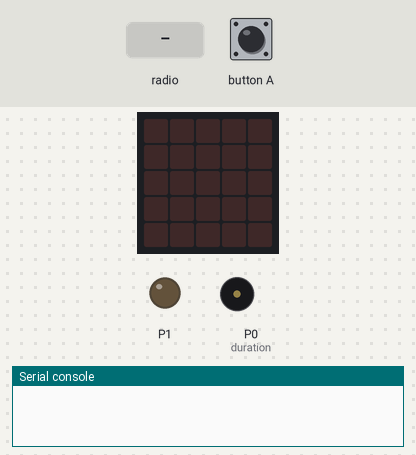
The program below on a simulated BBC micro:bit running MicroPython. On the bench: the board's 5×5 LED display, output pins drawn as LEDs (lit = HIGH), buzzer (waves = sounding), the last lines printed to the serial console. The inputs (shaded band) are chosen by the test bench. The interpreter's speed is modelled, so counts of loop turns are approximate; library files of the repository ran but are not shown: songs.py.

Above: at 1.2 s.
1.3 s: radio message "1" arrives
At 2.7 s:
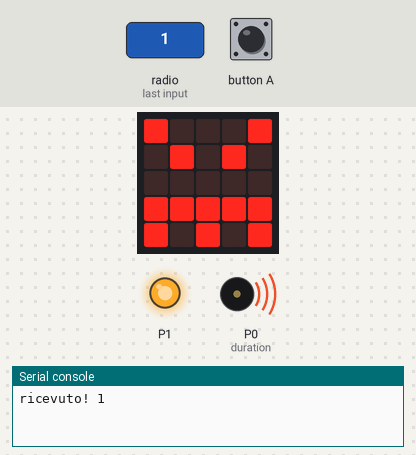
At 4.4 s:
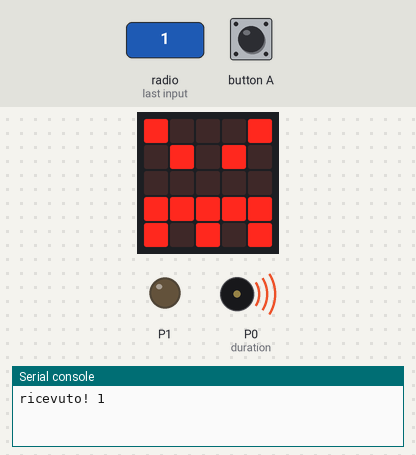
Timing chart, 0 to 10.3 s (numbered marks = the images above; inputs shaded):
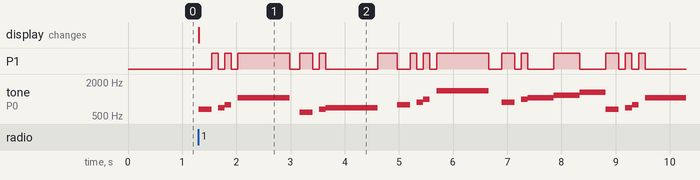

Measured:
- after the input at 1.3 s, P1: LOW → HIGH after 0.24 s, → LOW 0.12 s later, → HIGH 0.12 s later, → LOW 0.12 s later, … (30 changes in this stretch); tone on P0 (duration): plays 659 Hz for 0.24 s, 698 Hz for 0.12 s, 784 Hz for 0.12 s, 1046 Hz for 0.96 s, 587 Hz for 0.24 s, 659 Hz for 0.12 s … (20 notes in this stretch), starting at once

The program:

musicAndLight.py
```python
import radio

from rtttl import RTTTL
import songs

import music

from microbit import *

flag = 0
def suona(freq, msec, pin):
    global flag
    if flag == 0:
        flag = 1
    else:
        flag = 0
    music.pitch(int(freq), int(msec))
    pin.write_digital(flag)


from microbit import display, Image, button_a, sleep

radio.config(group = 1)

while True:
    incoming = radio.receive()
    if incoming == str(1):
        display.show(Image.ANGRY)
        print('ricevuto!', 1)
        tune = RTTTL(songs.find('Indiana'))
        for freq, msec in tune.notes():
            suona(freq, msec, pin1)

    if incoming == str(2):
        display.show(Image.GHOST)
        print('ricevuto!', 2)
        tune = RTTTL(songs.find('TopGun'))
        for freq, msec in tune.notes():
            suona(freq, msec, pin2)

    if incoming == str(3):
        display.show(Image.SKULL)
        print('ricevuto!', 3)
        tune = RTTTL(songs.find('StarWars'))
        for freq, msec in tune.notes():
            suona(freq, msec, pin1)
```

rtttl.py
```python
#!/usr/bin/env python3
#
# You can find a description of RTTTL here: https://en.wikipedia.org/wiki/Ring_Tone_Transfer_Language

NOTE = [
    440.0,	# A
    493.9,	# B or H
    261.6,	# C
    293.7,	# D
    329.6,	# E
    349.2,  # F
    392.0,	# G
    0.0,    # pad

    466.2,	# A#
    0.0,
    277.2,	# C#
    311.1,	# D#
    0.0,
    370.0,	# F#
    415.3,	# G#
    0.0,
]

class RTTTL:

    def __init__(self, tune):
        tune_pieces = tune.split(':')
        if len(tune_pieces) != 3:
            raise ValueError('tune should contain exactly 2 colons')
        self.tune = tune_pieces[2]
        self.tune_idx = 0
        self.parse_defaults(tune_pieces[1])

    def parse_defaults(self, defaults):
        # Example: d=4,o=5,b=140
        val = 0
        id = ' '
        for char in defaults:
            char = char.lower()
            if char.isdigit():
                val *= 10
                val += ord(char) - ord('0')
                if id == 'o':
                    self.default_octave = val
                elif id == 'd':
                    self.default_duration = val
                elif id == 'b':
                    self.bpm = val
            elif char.isalpha():
                id = char
                val = 0
        # 240000 = 60 sec/min * 4 beats/whole-note * 1000 msec/sec
        self.msec_per_whole_note = 240000.0 / self.bpm

    def next_char(self):
        if self.tune_idx < len(self.tune):
            char = self.tune[self.tune_idx]
            self.tune_idx += 1
            if char == ',':
                char = ' '
            return char
        return '|'

    def notes(self):
        """Generator which generates notes. Each note is a tuple where the
           first element is the frequency (in Hz) and the second element is
           the duration (in milliseconds).
        """
        while True:
            # Skip blank characters and commas
            char = self.next_char()
            while char == ' ':
                char = self.next_char()

            # Parse duration, if present. A duration of 1 means a whole note.
            # A duration of 8 means 1/8 note.
            duration = 0
            while char.isdigit():
                duration *= 10
                duration += ord(char) - ord('0')
                char = self.next_char()
            if duration == 0:
                duration = self.default_duration

            if char == '|': # marker for end of tune
                return

            note = char.lower()
            if note >= 'a' and note <= 'g':
                note_idx = ord(note) - ord('a')
            elif note == 'h':
                note_idx = 1    # H is equivalent to B
            else:
                note_idx = 7    # pause
            char = self.next_char()

            # Check for sharp note
            if char == '#':
                note_idx += 8
                char = self.next_char()

            # Check for duration modifier before octave
            # The spec has the dot after the octave, but some places do it
            # the other way around.
            duration_multiplier = 1.0
            if char == '.':
                duration_multiplier = 1.5
                char = self.next_char()

            # Check for octave
            if char >= '4' and char <= '7':
                octave = ord(char) - ord('0')
                char = self.next_char()
            else:
                octave = self.default_octave

            # Check for duration modifier after octave
            if char == '.':
                duration_multiplier = 1.5
                char = self.next_char()

            freq = NOTE[note_idx] * (1 << (octave - 4))
            msec = (self.msec_per_whole_note / duration) * duration_multiplier

            #print('note ', note, 'duration', duration, 'octave', octave, 'freq', freq, 'msec', msec)

            yield freq, msec
```
